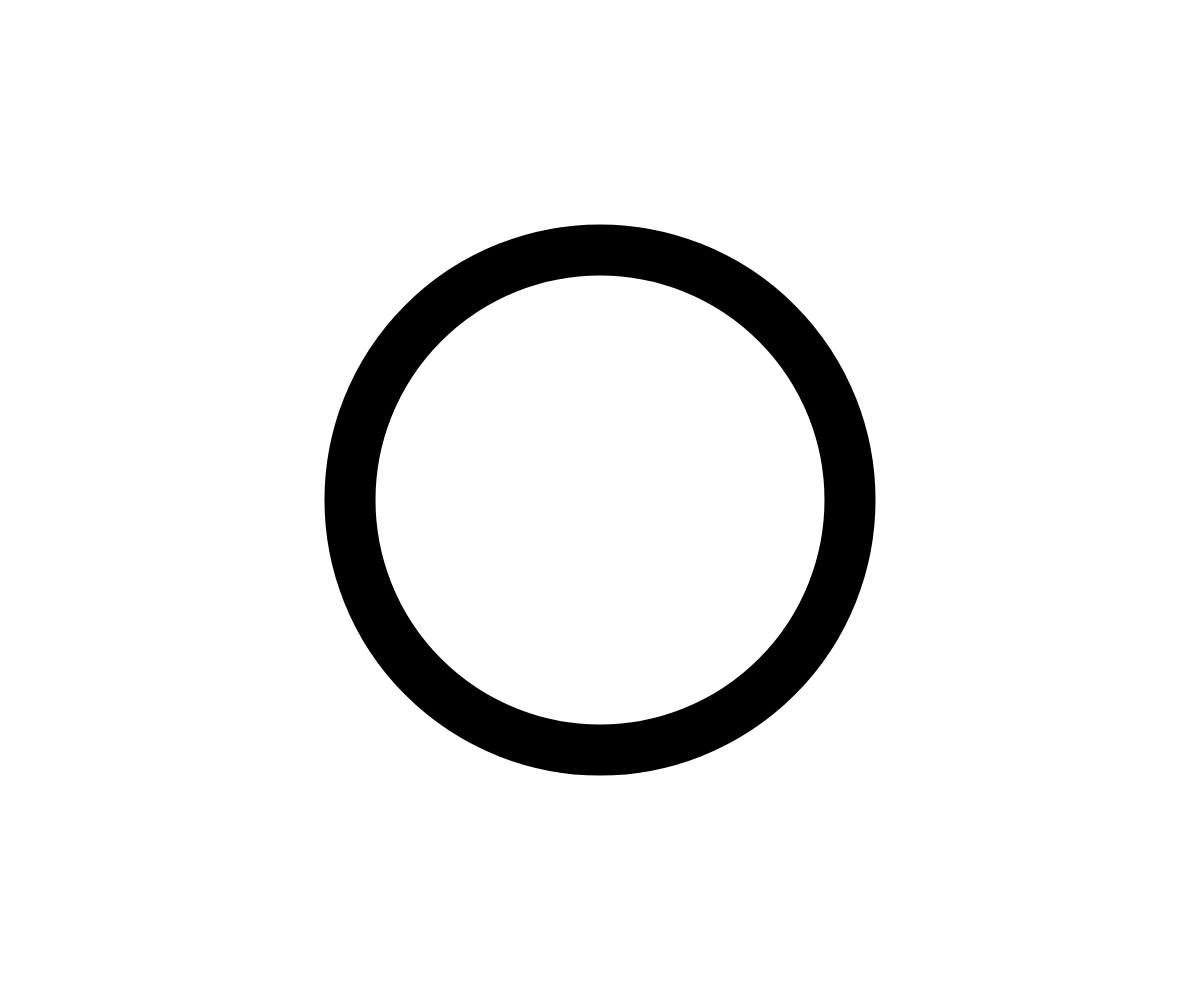
Frame 1 (no input)
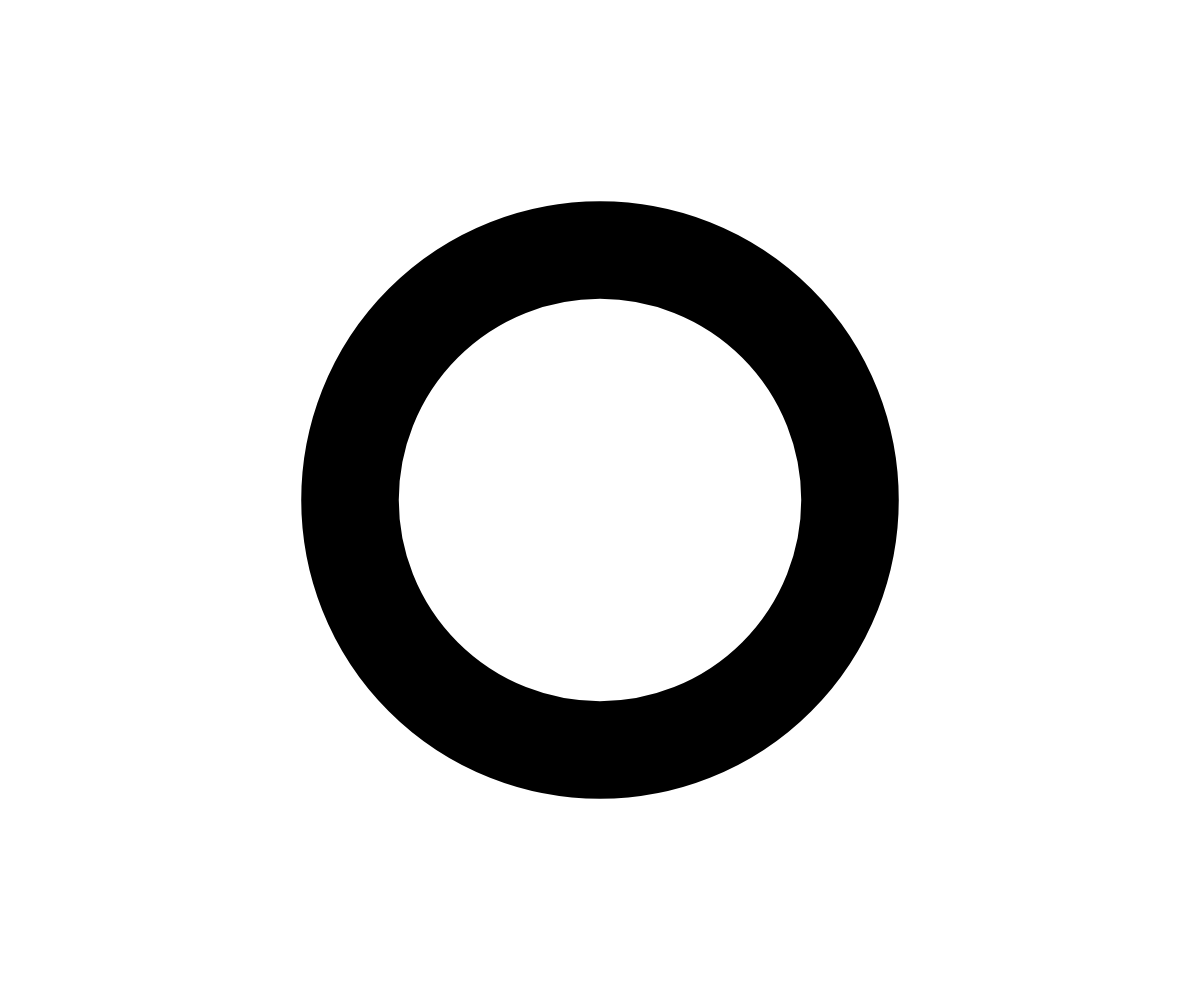
Frame 60 (no input)
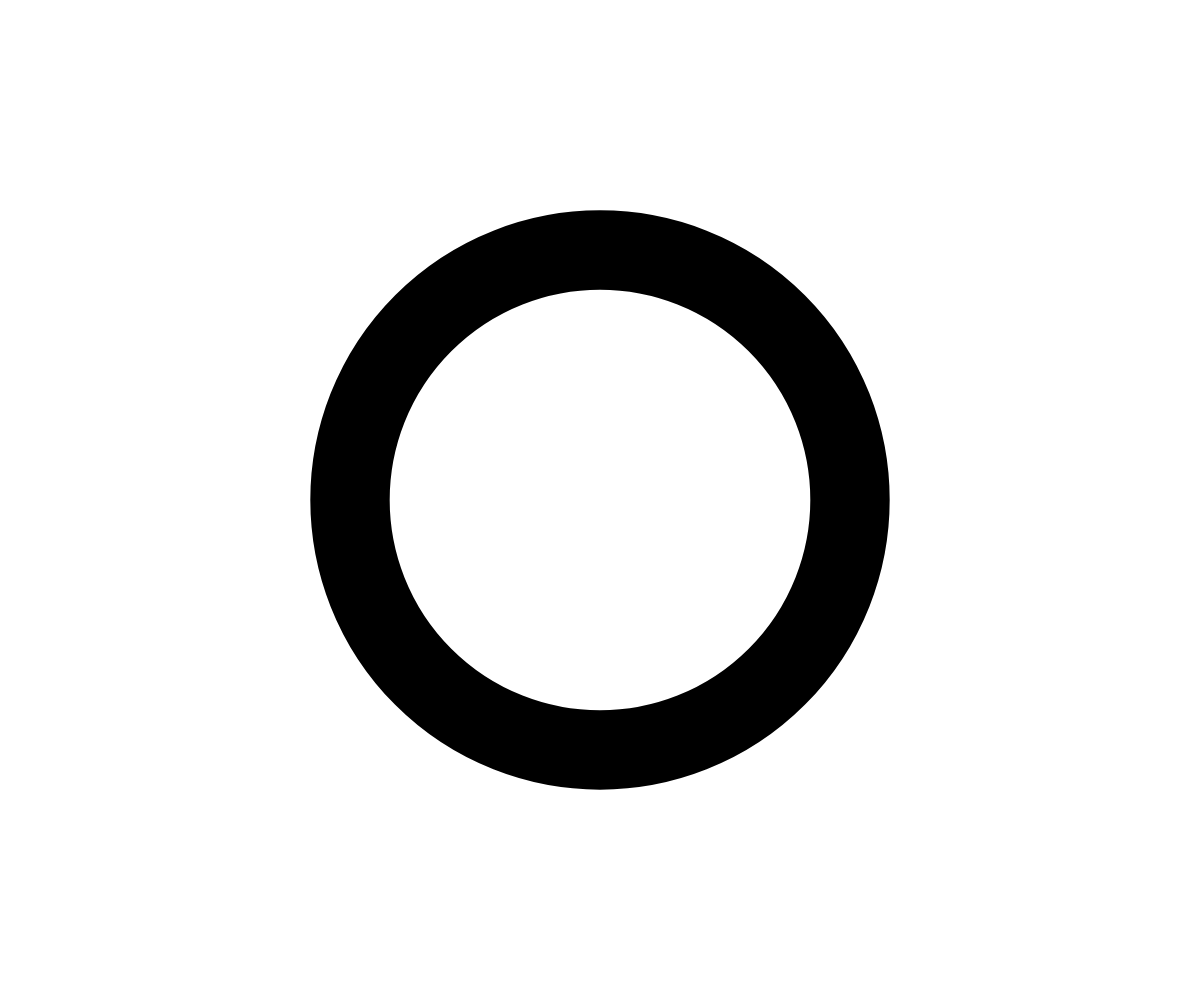
Frame 120 (the mouse pressed at the canvas centre since frame 60)

The p5.js sketch that drew these frames (run headless with seeded random() and noise() and a simulated clock; from frame 60 on, the mouse is pressed at the canvas centre):

// p5.js sketch
// ── sketch.js
function setup () {
  createCanvas(windowWidth, windowHeight);
}

function windowResized () {
  resizeCanvas(windowWidth, windowHeight);
}

function draw(){
  background(255);
  
  const px = width / 2;
  const py = height / 2;
  
  const minDim = min(width, height);
  const size = minDim * 0.5;
  
  const time = millis() / 1000;
  const duration = 5;  
  const playhead = time / duration % 1;
  const anim = sin(playhead * PI * 2) * 0.5 + 0.5;
  
  const thickness = minDim * 0.1 * anim;
  
  noFill();
  stroke(0);
  strokeWeight(thickness);
  ellipse(px, py, size, size);
}
